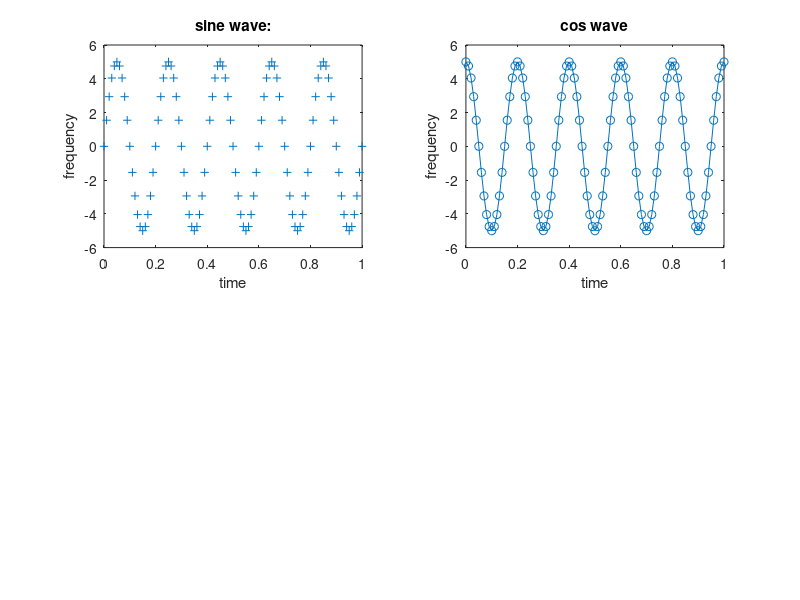

Here is the MATLAB script that generated this plot:
A = input('\n enter amplitude:');
f = input('\n enter frequency:');
subplot(2,2,1);
t = 0:0.01:1;
y = A*sin(2*pi*f*t);
plot(t,y,'+')
title('sine wave:');
xlabel('time');
ylabel('frequency');
subplot(2,2,2);
t = 0:0.01:1;
y1= A*cos(2*pi*f*t);
plot(t,y1,'-o')
title('cos wave');
xlabel('time');
ylabel('frequency');